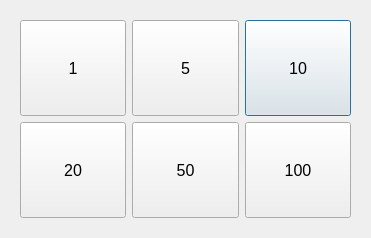
<?xml version="1.0" encoding="UTF-8"?>
<ui version="4.0">
 <class>CoinEmulator</class>
 <widget class="QDialog" name="CoinEmulator">
  <property name="geometry">
   <rect>
    <x>0</x>
    <y>0</y>
    <width>371</width>
    <height>238</height>
   </rect>
  </property>
  <property name="minimumSize">
   <size>
    <width>371</width>
    <height>238</height>
   </size>
  </property>
  <property name="maximumSize">
   <size>
    <width>371</width>
    <height>238</height>
   </size>
  </property>
  <property name="windowTitle">
   <string>Coin Emulator</string>
  </property>
  <property name="windowIcon">
   <iconset resource="../image/icon/icon.qrc">
    <normaloff>:/icon/vending-machine.png</normaloff>:/icon/vending-machine.png</iconset>
  </property>
  <layout class="QGridLayout" name="gridLayout">
   <item row="0" column="0">
    <widget class="QWidget" name="widget" native="true">
     <layout class="QGridLayout" name="gridLayout_2">
      <item row="0" column="2">
       <widget class="QPushButton" name="coin10btn">
        <property name="sizePolicy">
         <sizepolicy hsizetype="Preferred" vsizetype="Preferred">
          <horstretch>0</horstretch>
          <verstretch>0</verstretch>
         </sizepolicy>
        </property>
        <property name="font">
         <font>
          <pointsize>12</pointsize>
         </font>
        </property>
        <property name="text">
         <string>10</string>
        </property>
       </widget>
      </item>
      <item row="0" column="0">
       <widget class="QPushButton" name="coin1btn">
        <property name="sizePolicy">
         <sizepolicy hsizetype="Preferred" vsizetype="Preferred">
          <horstretch>0</horstretch>
          <verstretch>0</verstretch>
         </sizepolicy>
        </property>
        <property name="font">
         <font>
          <pointsize>12</pointsize>
         </font>
        </property>
        <property name="text">
         <string>1</string>
        </property>
       </widget>
      </item>
      <item row="0" column="1">
       <widget class="QPushButton" name="coin5btn">
        <property name="sizePolicy">
         <sizepolicy hsizetype="Preferred" vsizetype="Preferred">
          <horstretch>0</horstretch>
          <verstretch>0</verstretch>
         </sizepolicy>
        </property>
        <property name="font">
         <font>
          <pointsize>12</pointsize>
         </font>
        </property>
        <property name="text">
         <string>5</string>
        </property>
       </widget>
      </item>
      <item row="1" column="0">
       <widget class="QPushButton" name="coin20btn">
        <property name="sizePolicy">
         <sizepolicy hsizetype="Preferred" vsizetype="Preferred">
          <horstretch>0</horstretch>
          <verstretch>0</verstretch>
         </sizepolicy>
        </property>
        <property name="font">
         <font>
          <pointsize>12</pointsize>
         </font>
        </property>
        <property name="text">
         <string>20</string>
        </property>
       </widget>
      </item>
      <item row="1" column="1">
       <widget class="QPushButton" name="coin50btn">
        <property name="sizePolicy">
         <sizepolicy hsizetype="Preferred" vsizetype="Preferred">
          <horstretch>0</horstretch>
          <verstretch>0</verstretch>
         </sizepolicy>
        </property>
        <property name="font">
         <font>
          <pointsize>12</pointsize>
         </font>
        </property>
        <property name="text">
         <string>50</string>
        </property>
       </widget>
      </item>
      <item row="1" column="2">
       <widget class="QPushButton" name="coin100btn">
        <property name="sizePolicy">
         <sizepolicy hsizetype="Preferred" vsizetype="Preferred">
          <horstretch>0</horstretch>
          <verstretch>0</verstretch>
         </sizepolicy>
        </property>
        <property name="font">
         <font>
          <pointsize>12</pointsize>
         </font>
        </property>
        <property name="text">
         <string>100</string>
        </property>
       </widget>
      </item>
     </layout>
    </widget>
   </item>
  </layout>
 </widget>
 <resources>
  <include location="../image/icon/icon.qrc"/>
 </resources>
 <connections/>
</ui>
